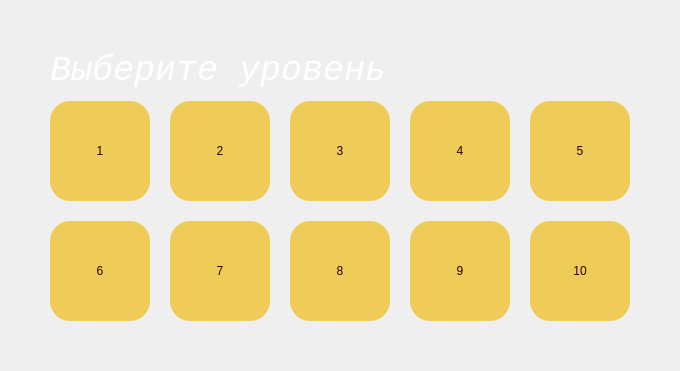
      <widget class="QWidget" name="page_menu">
       <layout class="QGridLayout" name="gridLayout_4">
        <property name="leftMargin">
         <number>10</number>
        </property>
        <property name="topMargin">
         <number>10</number>
        </property>
        <property name="rightMargin">
         <number>10</number>
        </property>
        <property name="bottomMargin">
         <number>10</number>
        </property>
        <property name="spacing">
         <number>10</number>
        </property>
        <item row="2" column="1">
         <layout class="QGridLayout" name="grid_2">
          <property name="spacing">
           <number>20</number>
          </property>
          <item row="2" column="0">
           <widget class="QPushButton" name="pushButton_6">
            <property name="sizePolicy">
             <sizepolicy hsizetype="Minimum" vsizetype="Minimum">
              <horstretch>0</horstretch>
              <verstretch>0</verstretch>
             </sizepolicy>
            </property>
            <property name="minimumSize">
             <size>
              <width>100</width>
              <height>100</height>
             </size>
            </property>
            <property name="styleSheet">
             <string notr="true">QPushButton {
background-color: rgb(239, 204, 87);
font: 75 28pt &quot;Comic Sans MS&quot;;
border-radius: 20;
color:rgb(40, 0, 0)
}
QPushButton:pressed{
background-color: rgb(202, 174, 74);
}</string>
            </property>
            <property name="text">
             <string>6</string>
            </property>
           </widget>
          </item>
          <item row="2" column="1">
           <widget class="QPushButton" name="pushButton_7">
            <property name="sizePolicy">
             <sizepolicy hsizetype="Minimum" vsizetype="Minimum">
              <horstretch>0</horstretch>
              <verstretch>0</verstretch>
             </sizepolicy>
            </property>
            <property name="styleSheet">
             <string notr="true">QPushButton {
background-color: rgb(239, 204, 87);
font: 75 28pt &quot;Comic Sans MS&quot;;
border-radius: 20;
color:rgb(40, 0, 0)
}
QPushButton:pressed{
background-color: rgb(202, 174, 74);
}</string>
            </property>
            <property name="text">
             <string>7</string>
            </property>
           </widget>
          </item>
          <item row="0" column="1">
           <widget class="QPushButton" name="pushButton_2">
            <property name="sizePolicy">
             <sizepolicy hsizetype="Minimum" vsizetype="Minimum">
              <horstretch>0</horstretch>
              <verstretch>0</verstretch>
             </sizepolicy>
            </property>
            <property name="minimumSize">
             <size>
              <width>100</width>
              <height>100</height>
             </size>
            </property>
            <property name="styleSheet">
             <string notr="true">QPushButton {
background-color: rgb(239, 204, 87);
font: 75 28pt &quot;Consolas&quot;;
border-radius: 20;
color:rgb(40, 0, 0)
}
QPushButton:pressed{
background-color: rgb(202, 174, 74);
}</string>
            </property>
            <property name="text">
             <string>2</string>
            </property>
           </widget>
          </item>
          <item row="2" column="3">
           <widget class="QPushButton" name="pushButton_9">
            <property name="sizePolicy">
             <sizepolicy hsizetype="Minimum" vsizetype="Minimum">
              <horstretch>0</horstretch>
              <verstretch>0</verstretch>
             </sizepolicy>
            </property>
            <property name="styleSheet">
             <string notr="true">QPushButton {
background-color: rgb(239, 204, 87);
font: 75 28pt &quot;Comic Sans MS&quot;;
border-radius: 20;
color:rgb(40, 0, 0)
}
QPushButton:pressed{
background-color: rgb(202, 174, 74);
}</string>
            </property>
            <property name="text">
             <string>9</string>
            </property>
           </widget>
          </item>
          <item row="2" column="4">
           <widget class="QPushButton" name="pushButton_10">
            <property name="sizePolicy">
             <sizepolicy hsizetype="Minimum" vsizetype="Minimum">
              <horstretch>0</horstretch>
              <verstretch>0</verstretch>
             </sizepolicy>
            </property>
            <property name="styleSheet">
             <string notr="true">QPushButton {
background-color: rgb(239, 204, 87);
font: 75 28pt &quot;Comic Sans MS&quot;;
border-radius: 20;
color:rgb(40, 0, 0)
}
QPushButton:pressed{
background-color: rgb(202, 174, 74);
}</string>
            </property>
            <property name="text">
             <string>10</string>
            </property>
           </widget>
          </item>
          <item row="0" column="4">
           <widget class="QPushButton" name="pushButton_5">
            <property name="sizePolicy">
             <sizepolicy hsizetype="Minimum" vsizetype="Minimum">
              <horstretch>0</horstretch>
              <verstretch>0</verstretch>
             </sizepolicy>
            </property>
            <property name="minimumSize">
             <size>
              <width>100</width>
              <height>100</height>
             </size>
            </property>
            <property name="styleSheet">
             <string notr="true">QPushButton {
background-color: rgb(239, 204, 87);
font: 75 28pt &quot;Consolas&quot;;
border-radius: 20;
color:rgb(40, 0, 0)
}
QPushButton:pressed{
background-color: rgb(202, 174, 74);
}</string>
            </property>
            <property name="text">
             <string>5</string>
            </property>
           </widget>
          </item>
          <item row="0" column="2">
           <widget class="QPushButton" name="pushButton_3">
            <property name="sizePolicy">
             <sizepolicy hsizetype="Minimum" vsizetype="Minimum">
              <horstretch>0</horstretch>
              <verstretch>0</verstretch>
             </sizepolicy>
            </property>
            <property name="minimumSize">
             <size>
              <width>100</width>
              <height>100</height>
             </size>
            </property>
            <property name="styleSheet">
             <string notr="true">QPushButton {
background-color: rgb(239, 204, 87);
font: 75 28pt &quot;Consolas&quot;;
border-radius: 20;
color:rgb(40, 0, 0)
}
QPushButton:pressed{
background-color: rgb(202, 174, 74);
}</string>
            </property>
            <property name="text">
             <string>3</string>
            </property>
           </widget>
          </item>
          <item row="2" column="2">
           <widget class="QPushButton" name="pushButton_8">
            <property name="sizePolicy">
             <sizepolicy hsizetype="Minimum" vsizetype="Minimum">
              <horstretch>0</horstretch>
              <verstretch>0</verstretch>
             </sizepolicy>
            </property>
            <property name="styleSheet">
             <string notr="true">QPushButton {
background-color: rgb(239, 204, 87);
font: 75 28pt &quot;Comic Sans MS&quot;;
border-radius: 20;
color:rgb(40, 0, 0)
}
QPushButton:pressed{
background-color: rgb(202, 174, 74);
}</string>
            </property>
            <property name="text">
             <string>8</string>
            </property>
           </widget>
          </item>
          <item row="0" column="3">
           <widget class="QPushButton" name="pushButton_4">
            <property name="sizePolicy">
             <sizepolicy hsizetype="Minimum" vsizetype="Minimum">
              <horstretch>0</horstretch>
              <verstretch>0</verstretch>
             </sizepolicy>
            </property>
            <property name="minimumSize">
             <size>
              <width>100</width>
              <height>100</height>
             </size>
            </property>
            <property name="styleSheet">
             <string notr="true">QPushButton {
background-color: rgb(239, 204, 87);
font: 75 28pt &quot;Consolas&quot;;
border-radius: 20;
color:rgb(40, 0, 0)
}
QPushButton:pressed{
background-color: rgb(202, 174, 74);
}</string>
            </property>
            <property name="text">
             <string>4</string>
            </property>
           </widget>
          </item>
          <item row="0" column="0">
           <widget class="QPushButton" name="pushButton_1">
            <property name="sizePolicy">
             <sizepolicy hsizetype="Minimum" vsizetype="Minimum">
              <horstretch>0</horstretch>
              <verstretch>0</verstretch>
             </sizepolicy>
            </property>
            <property name="minimumSize">
             <size>
              <width>100</width>
              <height>100</height>
             </size>
            </property>
            <property name="styleSheet">
             <string notr="true">QPushButton {
background-color: rgb(239, 204, 87);
font: 75 28pt &quot;Consolas&quot;;
border-radius: 20;
color:rgb(40, 0, 0)
}
QPushButton:pressed{
background-color: rgb(202, 174, 74);
}</string>
            </property>
            <property name="text">
             <string>1</string>
            </property>
           </widget>
          </item>
         </layout>
        </item>
        <item row="1" column="1">
         <widget class="QLabel" name="label">
          <property name="font">
           <font>
            <family>Consolas</family>
            <pointsize>26</pointsize>
            <weight>9</weight>
            <italic>true</italic>
            <bold>false</bold>
           </font>
          </property>
          <property name="styleSheet">
           <string notr="true">color:rgb(255, 255, 255);
font: 75 italic 26pt &quot;Consolas&quot;;</string>
          </property>
          <property name="text">
           <string>Выберите уровень</string>
          </property>
         </widget>
        </item>
        <item row="3" column="1">
         <spacer name="verticalSpacer_4">
          <property name="orientation">
           <enum>Qt::Vertical</enum>
          </property>
          <property name="sizeHint" stdset="0">
           <size>
            <width>20</width>
            <height>40</height>
           </size>
          </property>
         </spacer>
        </item>
        <item row="2" column="2">
         <spacer name="horizontalSpacer_4">
          <property name="orientation">
           <enum>Qt::Horizontal</enum>
          </property>
          <property name="sizeHint" stdset="0">
           <size>
            <width>40</width>
            <height>20</height>
           </size>
          </property>
         </spacer>
        </item>
        <item row="2" column="0">
         <spacer name="horizontalSpacer_3">
          <property name="orientation">
           <enum>Qt::Horizontal</enum>
          </property>
          <property name="sizeHint" stdset="0">
           <size>
            <width>40</width>
            <height>20</height>
           </size>
          </property>
         </spacer>
        </item>
        <item row="0" column="1">
         <spacer name="verticalSpacer_3">
          <property name="orientation">
           <enum>Qt::Vertical</enum>
          </property>
          <property name="sizeHint" stdset="0">
           <size>
            <width>20</width>
            <height>40</height>
           </size>
          </property>
         </spacer>
        </item>
       </layout>
      </widget>
